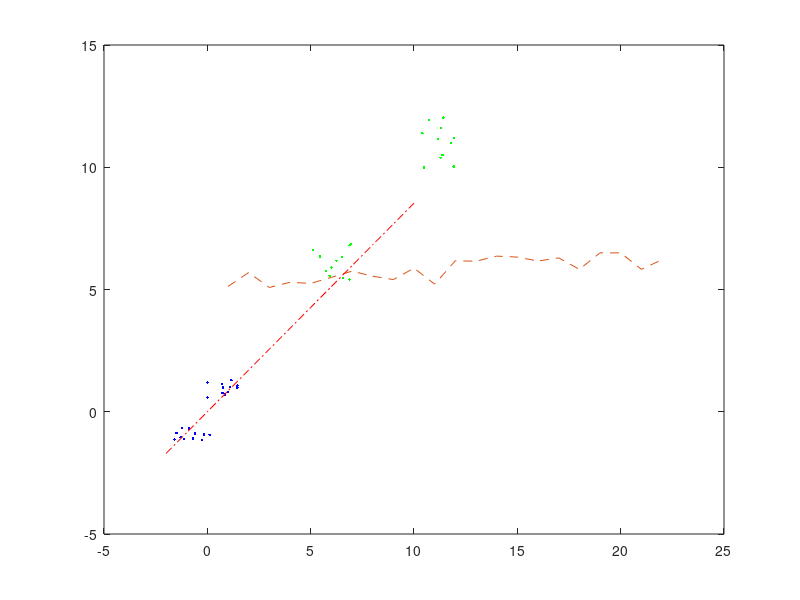

Source code (MATLAB): (Note: this script raises an error after producing the figure.)
%% Testing correlation between loc and %alc

X = [[4.95:0.01:5.05 ]+rand(1,11)*2 [9.95:0.01:10.05]+rand(1,11)*2];
Y = [[5.05:-0.01:4.95 ]+rand(1,11)*2 [10.05:-0.01:9.95]+rand(1,11)*2];
alc = [5+rand(1,11) 5.8+rand(1,11)];

[A,B,r,U,V,stats] = canoncorr(alc',[X' Y'])
figure;
plot(X,Y,'.','Color','g')
hold on;
plot(alc,'--')
plot(U,V,'.','Color','b')



b = regress(V,U) 
t = -2:10;
plot(t,b*t,'-.','Color','r')

legend('Position','%alc','UV', 'regression')